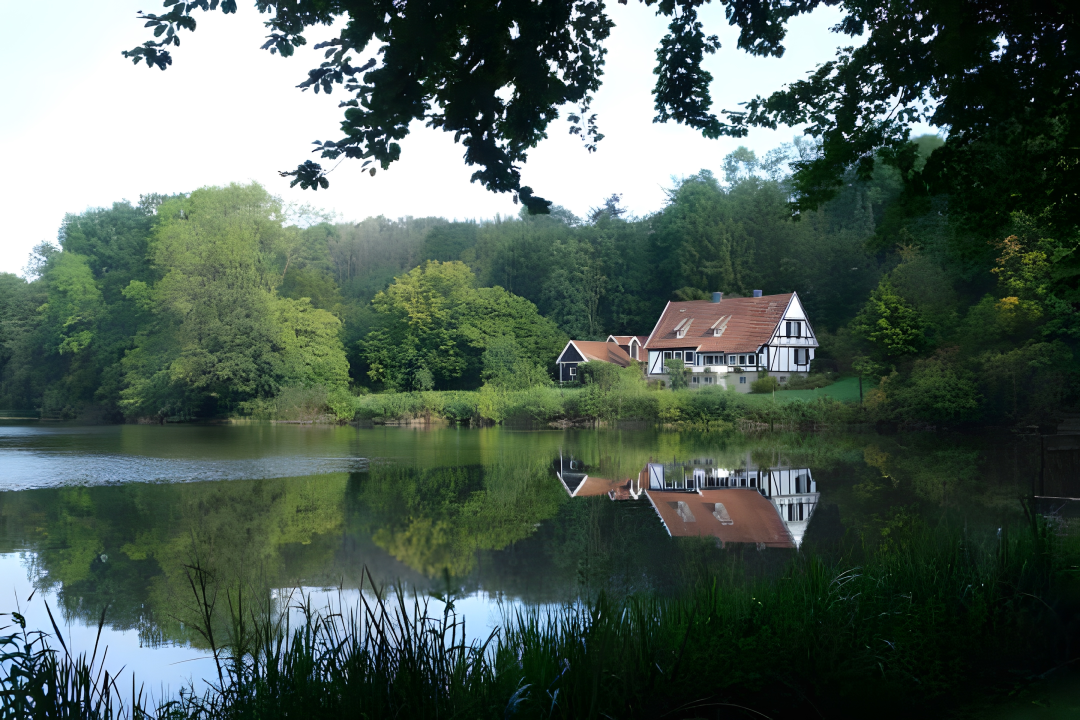
#> input picture demo/duion-art-photos-CF_DSC05592-patched.jpg, 4320 x 2880 px, given in place of hud-powercell.png, which was not available (shown at 1/4 size)
$ python test.py
#> lines starting #> are read from the running program, lines starting #| are printed output that depends on the picture; pictures that were not available may be replaced by others from this repository, and a replacement may not be noted
### patch.py
from transform import signed, sign_shifted_image, sign_unshifted_image, remainder_ceil, remainder_modulo, resized_to_shape, max_luminance
from filters import create_noise_image, apply_filters, NOISE_VARIANCE

import cv2
import numpy as np
from pathlib import Path


def pack(image: np.ndarray, positive_maps: list[np.ndarray]):
    assert all([image.shape == m.shape for m in positive_maps]), "different map-image shapes"
    pixel_type = image.dtype
    footer_type = np.dtype(np.uint16)
    packed = image.reshape(-1)
    packed_shape = np.array(image.shape, dtype=footer_type).view(dtype=pixel_type)
    is_padded = False
    for m in positive_maps:
        packed_map = np.packbits(m.reshape(-1)).view(dtype=pixel_type)
        packed = np.append(packed, packed_map)
        BOOLEANS_IN_BYTE = 8
        if (unpacked_size := (packed_map.size * BOOLEANS_IN_BYTE)) > (expected_size := np.prod(m.shape)):
            if unpacked_size < expected_size + BOOLEANS_IN_BYTE:
                is_padded |= True
            else:
                raise RuntimeError("Unexpected size")
    row_size = np.prod(image.shape[1:])
    packed_number_of_zeros_size = footer_type.itemsize // pixel_type.itemsize
    is_padded_size = pixel_type.itemsize // pixel_type.itemsize
    number_of_zeros = remainder_modulo(packed.size + packed_number_of_zeros_size + is_padded_size + packed_shape.size, row_size)
    packed = np.append(packed, np.zeros(number_of_zeros, dtype=pixel_type))
    packed = np.append(packed, np.array([is_padded], dtype=pixel_type))
    packed = np.append(packed, np.array([number_of_zeros], dtype=footer_type).view(dtype=pixel_type))
    packed = np.append(packed, packed_shape)
    packed_image = packed.reshape(-1, *image.shape[1:])
    return packed_image


def unpack(packed_image: np.ndarray):
    pixel_type = packed_image.dtype
    footer_type = np.dtype(np.uint16)
    BOOLEANS_IN_BYTE = 8
    packed_shape_size = 3 * (footer_type.itemsize // pixel_type.itemsize)
    zeros_size = footer_type.itemsize // pixel_type.itemsize
    is_padded_size = pixel_type.itemsize // pixel_type.itemsize
    packed = packed_image.reshape(-1)
    offset = 0
    shape = tuple(packed[-offset-packed_shape_size:].reshape(-1).view(dtype=footer_type))
    offset += packed_shape_size
    number_of_zeros = int(packed[-offset-zeros_size:-offset].reshape(-1).view(dtype=footer_type))
    offset += zeros_size
    is_padded = bool(packed[-offset-is_padded_size:-offset].reshape(-1))
    image_size = np.prod(shape)
    image = packed[:image_size].reshape(shape)
    # row_size = np.prod(shape[1:])
    tail_size = number_of_zeros + is_padded_size + zeros_size + packed_shape_size
    total_map_size = packed.size - image_size - tail_size
    number_of_positive_maps = total_map_size * pixel_type.itemsize * BOOLEANS_IN_BYTE // image_size
    map_size = total_map_size // number_of_positive_maps
    assert number_of_positive_maps == 2, "expecting 2 maps for now"
    positive_maps = []
    for i in range(number_of_positive_maps):
        offset = image_size + i * map_size
        bits = np.unpackbits(packed[offset:offset + map_size].view(np.uint8))
        if is_padded:
            bits = bits[:-(bits.size % image_size)] # assumed shape of the map
        unpacked_map = bits.reshape(shape).astype(bool)
        positive_maps.append(unpacked_map)
    return image, positive_maps


def create_patch(original_path: Path, modified_path: Path, patch_path: Path, filter_names: list[str] = []):
    original_image = cv2.imread(original_path, cv2.IMREAD_UNCHANGED)
    modified_image = cv2.imread(modified_path, cv2.IMREAD_UNCHANGED) # for some reason 65535
    resized_image = resized_to_shape(original_image, modified_image.shape)

    resized: np.ndarray = resized_image.astype(np.int16 if modified_image.dtype == np.uint8 else np.int32) # FIXME
    modified: np.ndarray = modified_image.astype(np.int16 if modified_image.dtype == np.uint8 else np.int32) # FIXME
    noise: np.ndarray = create_noise_image(resized, NOISE_VARIANCE).astype(np.int16 if modified_image.dtype == np.uint8 else np.int32) # FIXME
    difference: np.ndarray = modified - resized
    difference_is_positive: np.ndarray = difference >= 0

    hashed: np.ndarray = difference - signed(difference_is_positive, noise)
    hashed_is_positive: np.ndarray = hashed >= 0
    shifted: np.ndarray = sign_shifted_image(hashed)

    assert shifted.max() < max_luminance(modified_image) + 1, "image has too large value"
    assert shifted.min() >= 0, "image has too small value"

    shifted_image: np.ndarray = shifted.astype(modified_image.dtype)
    packed_image: np.ndarray = pack(shifted_image, [difference_is_positive, hashed_is_positive])
    patch_image: np.ndarray = apply_filters(packed_image, original_image, filter_names)
    cv2.imwrite(patch_path, patch_image)


def create_patched(original_path: Path, patch_path: Path, patched_path: Path, filter_names: list[str] = []):
    original_image: np.ndarray = cv2.imread(original_path, cv2.IMREAD_UNCHANGED)
    patch_image: np.ndarray = cv2.imread(patch_path, cv2.IMREAD_UNCHANGED)
    packed_image: np.ndarray = apply_filters(patch_image, original_image, filter_names, inverted=True)
    shifted_image, positive_maps = unpack(packed_image)
    difference_is_positive, hashed_is_positive = positive_maps
    resized_image: np.ndarray = resized_to_shape(original_image, shifted_image.shape)

    shifted = shifted_image.astype(np.int16 if shifted_image.dtype == np.uint8 else np.int32) # FIXME
    hashed = sign_unshifted_image(hashed_is_positive, shifted)

    resized: np.ndarray = resized_image.astype(np.int16 if shifted_image.dtype == np.uint8 else np.int32) # FIXME
    noise: np.ndarray = create_noise_image(resized, NOISE_VARIANCE).astype(np.int16 if shifted_image.dtype == np.uint8 else np.int32) # FIXME
    difference = hashed + signed(difference_is_positive, noise)
    patched: np.ndarray = difference + resized

    assert patched.max() < max_luminance(patch_image) + 1, "image has too large value"
    assert patched.min() >= 0, "image has too small value"

    patched_image: np.ndarray = patched.astype(shifted_image.dtype)
    # patched_image[:,:,3] = 0
    cv2.imwrite(patched_path, patched_image)


# [5 lines left out: function filter_image, not called in this run]

### transform.py
import cv2
import math
import numpy as np


def resized_to_shape(image: np.ndarray, shape: tuple[int, int]) -> np.ndarray:
    # height = shape[0] / image.shape[0]
    # width = shape[1] / image.shape[1]
    # resized_shape = (width, height)
    height, width, number_of_channels = shape
    return cv2.resize(image[:,:,:number_of_channels], (width, height), interpolation=cv2.INTER_CUBIC)


def linear_transform(x: np.ndarray, a: int|float|np.ndarray, b: int|float|np.ndarray):
    return a * x + b


def multi_linear_transform(coefficient_index: np.ndarray, x: np.ndarray, coefficients: list[tuple[int, int]]) -> np.ndarray:
    assert coefficient_index.shape == x.shape, "x shape doesn't match coefficient shape"
    transform = np.zeros(x.shape)
    for i in range(len(coefficients)):
        a, b = coefficients[i]
        transform += linear_transform(x, a, b) * (coefficient_index == i)
    return transform


def negative_transform(x: np.ndarray, coefficients: tuple[int, int]) -> np.ndarray:
    is_negative: np.ndarray = x < 0
    return multi_linear_transform(is_negative, x, [(1, 0), coefficients])


def sign_shifted_image(image: np.ndarray) -> np.ndarray:
    return negative_transform(image, (1, max_luminance(image)+1)).astype(image.dtype)


def absolute_image(image: np.ndarray) -> np.ndarray:
    return negative_transform(image, (-1, -1)).astype(image.dtype)


def sign_unshifted_image(is_positive: np.ndarray, image: np.ndarray) -> np.ndarray:
    return multi_linear_transform(np.invert(is_positive), image, [(1, 0), (1, -max_luminance(image)-1)]).astype(image.dtype)


def signed(is_positive: np.ndarray, matrix: np.ndarray, positive_offset: int = 0, negative_offset: int = 0, positive_factor: int = 1, negative_factor: int = -1) -> np.ndarray:
    assert is_positive.shape == matrix.shape, "map shape doesn't match matrix shape"
    assert matrix.dtype.kind != "u"
    positive = (matrix + positive_offset) * positive_factor * is_positive
    negative = (matrix + negative_offset) * negative_factor * np.invert(is_positive)
    return positive + negative


def remainder_modulo(value: int, modulo: int) -> int:
    remainder = value % modulo
    if remainder == 0:
        return 0
    else:
        return modulo - remainder


def remainder_ceil(value: int, ceil: int) -> int:
    return math.ceil(value / ceil) * ceil


def max_luminance(image):
    dtype = image.dtype if hasattr(image, "dtype") else image
    itemsize = dtype.itemsize if dtype.kind == "u" else dtype.itemsize // 2 # yes, signed 16 bit -> 255
    return int(2 ** (8 * itemsize)) - 1

### filters.py
import numpy as np
import typing

from transform import max_luminance


NOISE_VARIANCE = 96
FITLER_NAMES = ["roll-h", "roll-v"] # set
FITLER_NAMES += ["i" + name for name in FITLER_NAMES]


# def max_luminance(x): return 255


def extract_seed(image: np.ndarray) -> np.ndarray:
    height, width, number_of_channels = [int(i) for i in image.shape]
    minimum = int(image.min())
    maximum = int(image.max())
    summation = int(image.sum())
    sample_sum1 = int(image.reshape(-1)[0::17].sum()) # https://stackoverflow.com/questions/25876640/subsampling-every-nth-entry-in-a-numpy-array
    sample_sum2 = int(image.reshape(-1)[1::23].sum()) # https://stackoverflow.com/questions/25876640/subsampling-every-nth-entry-in-a-numpy-array
    seed = width * height * (maximum - minimum) + summation - sample_sum1 * number_of_channels - sample_sum2
    return seed


def create_noise_image(image: np.ndarray, variance: float = 20) -> np.ndarray:
    assert variance in range(0, max_luminance(image)+1), "variance not in image range"
    height, width, _ = image.shape
    np.random.seed(seed=extract_seed(image) % max_luminance(np.dtype(np.uint32)))
    noise = np.random.rand(*image.shape) * variance * (1 if image.dtype == np.int16 else 256)
    if noise.shape[2] > 3:
        noise[:,:,3] = 0
    return noise.astype(np.uint8 if image.dtype == np.int16 else np.uint16)


# [47 lines left out: functions moving_average, smooth, create_noise_array, create_rolled_image, create_bar_inversed_image, not called in this run]


def channel_inverted(image: np.ndarray) -> np.ndarray:
    pass


# [32 lines left out: function filter_name_to_function, not called in this run]


def apply_filters(image: np.ndarray, seed_image: np.ndarray, fitler_names: list[str], inverted: bool = False):
    if inverted:
        fitler_names = ["i" + name for name in reversed(fitler_names)]
    assert all([name in FITLER_NAMES for name in fitler_names])
    filtered = image.copy()
    for name in fitler_names:
        filter_function = filter_name_to_function(name)
        filtered = filter_function(filtered, seed_image)
        # print("applying " + name)
    return filtered


# [27 lines left out: function test, not called in this run]


# [2 lines that do not run on import are left out]

### test.py
from patch import create_patch, create_patched
from difference import compare_image, reverse_original

import numpy as np
from pathlib import Path


def test_patch(original_path: Path, modified_path: Path) -> None:
    patch_path = modified_path.with_stem(original_path.stem + "-patch-v8-1").with_suffix(".png") # must be lossless
    patched_path = modified_path.with_stem(original_path.stem + "-patched-v8-1").with_suffix(modified_path.suffix)
    reversed_path = modified_path.with_stem(original_path.stem + "-reversed-v8-1").with_suffix(modified_path.suffix)
    difference_path = modified_path.with_stem(original_path.stem + "-difference-v8-1").with_suffix(modified_path.suffix)
    create_patch(original_path, modified_path, patch_path)
#> in create_patch, original_image is the input picture: shape (2880, 4320, 3); mean B, G, R 87.9, 96.9, 81.4
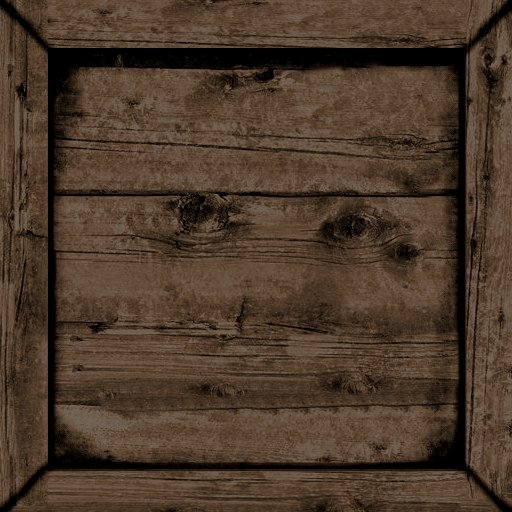
#> input picture demo/crate-brown-wood.jpg, 512 x 512 px, given in place of hud-powercell-modified.png, which was not available
#> in create_patch, modified_image is the input picture: shape (512, 512, 3); mean B, G, R 43.3, 58.6, 76.7
#> in resized_to_shape, `return cv2.resize(image[:,:,:number_of_channels], (width, height), int..`:
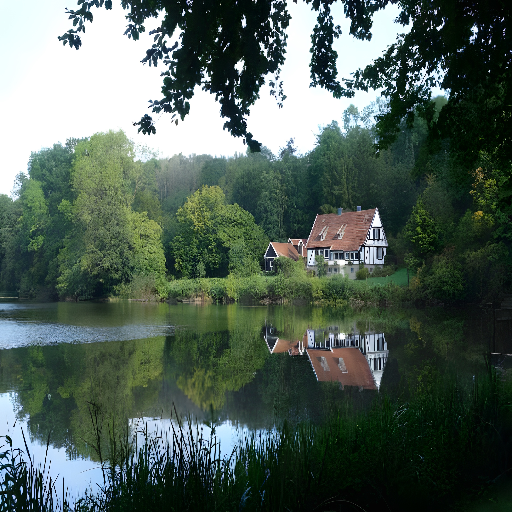
#> returned value: shape (512, 512, 3); mean of channels 0, 1, 2 87.9, 97, 81.4; drawn as B, G, R
#> in max_luminance, `itemsize = dtype.itemsize if dtype.kind == "u" else dtype.itemsize // 2`: itemsize = 1
#> in create_noise_image, `height, width, _ = image.shape`: height = 512
#> in extract_seed, `minimum = int(image.min())`: minimum = 0
#> in extract_seed, `maximum = int(image.max())`: maximum = 255
#> in extract_seed, `summation = int(image.sum())`: summation = 69808813
#> in extract_seed, `sample_sum1 = int(image.reshape(-1)[0::17].sum())`: sample_sum1 = 4107927
#> in extract_seed, `sample_sum2 = int(image.reshape(-1)[1::23].sum())`: sample_sum2 = 3036590
#> in extract_seed, `seed = width * height * (maximum - minimum) + summation - sample_sum1 ..`: seed = 121295162
#> in create_patch, `hashed: np.ndarray = difference - signed(difference_is_positive, noise)`:
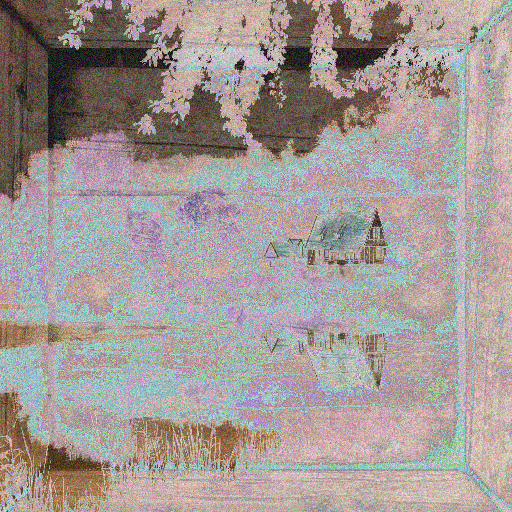
#> hashed: shape (512, 512, 3) int16; mean B, G, R -34.7, -29.6, -14.9; drawn with min black and max white
#> in create_patch, `hashed_is_positive: np.ndarray = hashed >= 0`:
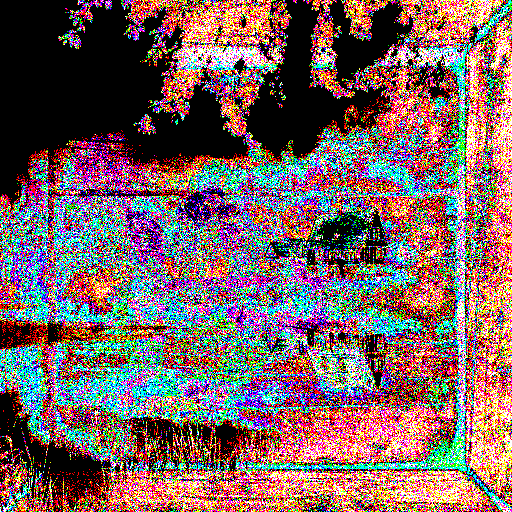
#> hashed_is_positive: shape (512, 512, 3) bool; mean B, G, R 0.379, 0.384, 0.478
#> in negative_transform, `is_negative: np.ndarray = x < 0`:
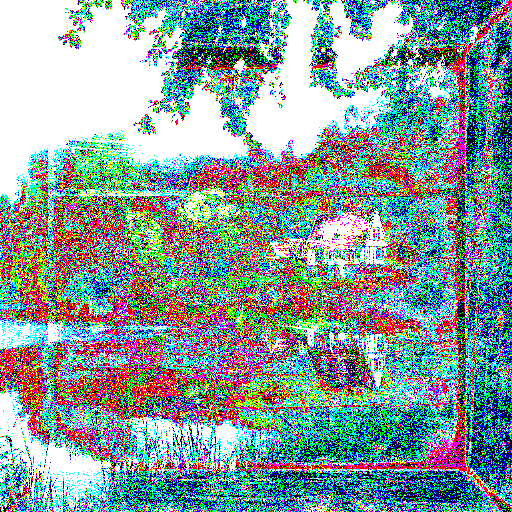
#> is_negative: shape (512, 512, 3) bool; mean B, G, R 0.621, 0.616, 0.522
#> the loop in multi_linear_transform, `for i in range(len(coefficients)):` made 2 passes
#> pass 2, in multi_linear_transform, `transform += linear_transform(x, a, b) * (coefficient_index == i)`:
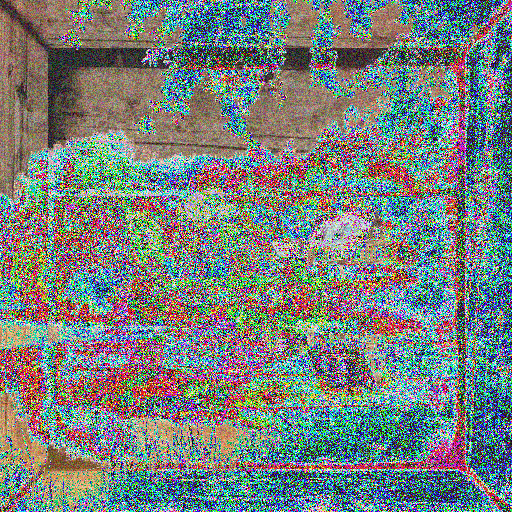
#> transform: shape (512, 512, 3) float64; mean B, G, R 124.3, 128.1, 118.8
#> the loop in pack, `for m in positive_maps:` made 2 passes
#> BOOLEANS_IN_BYTE on passes 1 to 2: 8, 8
#> after the loop in pack, `for m in positive_maps:`: is_padded = False
#> in pack, `packed_image = packed.reshape(-1, *image.shape[1:])`:
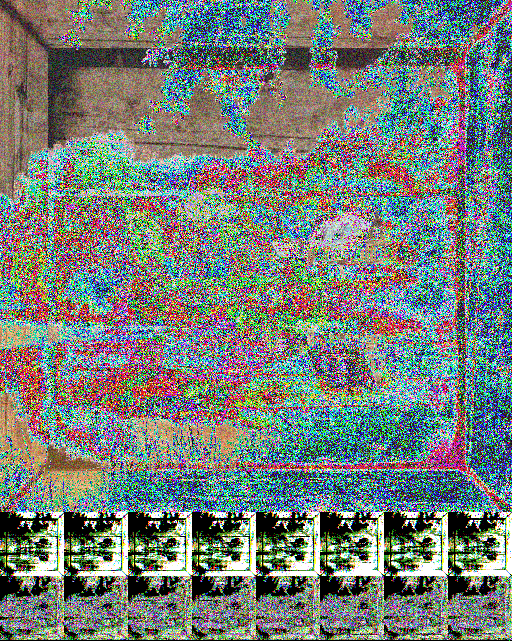
#> packed_image: shape (641, 512, 3); mean B, G, R 120, 126.6, 117.3
    create_patched(original_path, patch_path, patched_path)
#> in unpack, `shape = tuple(packed[-offset-packed_shape_size:].reshape(-1).view(dtyp..`: shape = (512, 512, 3)
#> in unpack, `number_of_zeros = int(packed[-offset-zeros_size:-offset].reshape(-1).v..`: number_of_zeros = 1527
#> in unpack, `is_padded = bool(packed[-offset-is_padded_size:-offset].reshape(-1))`: is_padded = False
#> in unpack, `image_size = np.prod(shape)`: image_size = 786432
#> in unpack, `tail_size = number_of_zeros + is_padded_size + zeros_size + packed_sha..`: tail_size = 1536
#> in unpack, `total_map_size = packed.size - image_size - tail_size`: total_map_size = 196608
#> in unpack, `number_of_positive_maps = total_map_size * pixel_type.itemsize * BOOLE..`: number_of_positive_maps = 2
#> in unpack, `map_size = total_map_size // number_of_positive_maps`: map_size = 98304
#> after the loop in unpack, `for i in range(number_of_positive_maps):`: positive_maps = []
    if (difference := compare_image(modified_path, patched_path, difference_path)) != (0, 0):
        print("patched difference:", difference)
    reverse_original(modified_path, patch_path, reversed_path)
    compare_image(original_path, reversed_path, difference_path)
    if (difference := compare_image(original_path, reversed_path, difference_path)) != (0, 0):
        print("reverse difference:", difference)


def test() -> None:
    destination = Path("./test/image")
    test_patch(destination.joinpath("./hud-powercell.png"), destination.joinpath("./hud-powercell-modified.png"))
    test_patch(destination.joinpath("./assis-choker.png"), destination.joinpath("./assis-choker-modified.png"))
    test_patch(destination.joinpath("./dc-handle-02.png"), destination.joinpath("./dc-handle-02-modified.png"))
    test_patch(destination.joinpath("./buzzerfly-icon.png"), destination.joinpath("./buzzerfly-icon-modified.png"))
    test_patch(destination.joinpath("./crate-brown-wood.jpg"), destination.joinpath("./crate-brown-wood-modified.png"))
    test_patch(destination.joinpath("./duion-art-photos-CF_DSC05592.jpg"), destination.joinpath("./duion-art-photos-CF_DSC05592-modified.jpg"))

if __name__ == "__main__":
#> (the run stopped early here; a loop or call above may not have finished)
